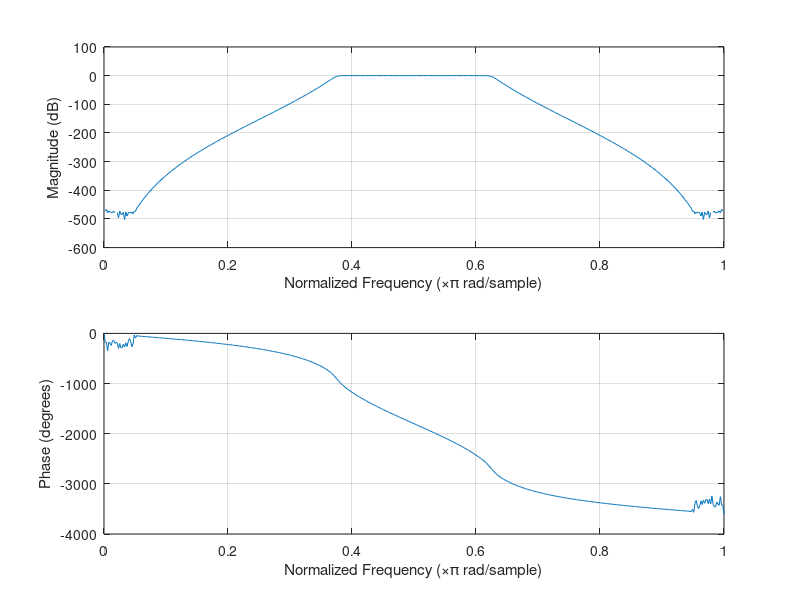

MATLAB code to generate this figure: (Note: this script raises an error after producing the figure.)
clear
close all

n = -10:100;
d = (n == 0);
Fs = 16000;
f1 = 3000;
f2 = 5000;
f_bpf = [f1, f2];
[b, a] = butter(20,(f_bpf)*2/Fs,'bandpass')
freqz(b,a)
ylim([100 -600])
b
a
